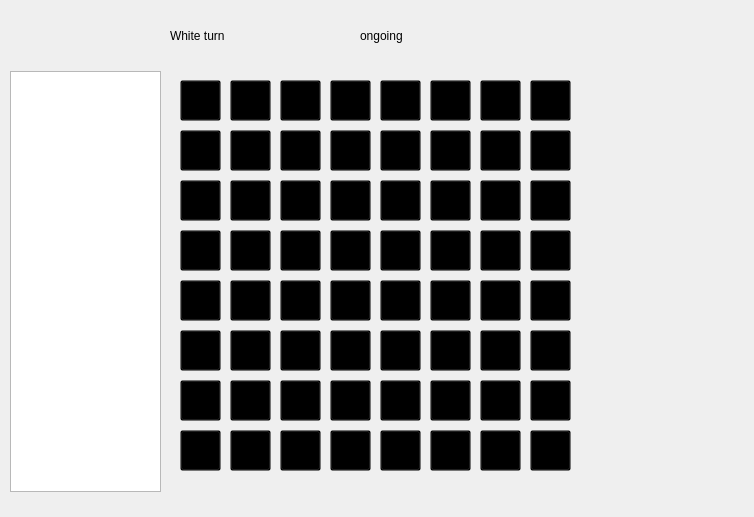
<?xml version="1.0" encoding="UTF-8"?>
<ui version="4.0">
 <class>Board2</class>
 <widget class="QWidget" name="Board2">
  <property name="geometry">
   <rect>
    <x>0</x>
    <y>0</y>
    <width>754</width>
    <height>517</height>
   </rect>
  </property>
  <property name="windowTitle">
   <string>Form</string>
  </property>
  <widget class="QLabel" name="Background">
   <property name="geometry">
    <rect>
     <x>-10</x>
     <y>0</y>
     <width>761</width>
     <height>541</height>
    </rect>
   </property>
   <property name="text">
    <string/>
   </property>
  </widget>
  <widget class="QTextBrowser" name="textBrowser">
   <property name="geometry">
    <rect>
     <x>10</x>
     <y>71</y>
     <width>151</width>
     <height>421</height>
    </rect>
   </property>
  </widget>
  <widget class="QLabel" name="board">
   <property name="geometry">
    <rect>
     <x>160</x>
     <y>69</y>
     <width>421</width>
     <height>421</height>
    </rect>
   </property>
   <property name="text">
    <string/>
   </property>
  </widget>
  <widget class="QLabel" name="label">
   <property name="geometry">
    <rect>
     <x>170</x>
     <y>20</y>
     <width>151</width>
     <height>31</height>
    </rect>
   </property>
   <property name="text">
    <string>White turn</string>
   </property>
  </widget>
  <widget class="QLabel" name="label2">
   <property name="geometry">
    <rect>
     <x>360</x>
     <y>20</y>
     <width>151</width>
     <height>31</height>
    </rect>
   </property>
   <property name="text">
    <string>ongoing</string>
   </property>
  </widget>
  <widget class="QPushButton" name="B6">
   <property name="geometry">
    <rect>
     <x>230</x>
     <y>180</y>
     <width>41</width>
     <height>41</height>
    </rect>
   </property>
   <property name="styleSheet">
    <string notr="true">background: transparent;</string>
   </property>
   <property name="text">
    <string/>
   </property>
  </widget>
  <widget class="QPushButton" name="D2">
   <property name="geometry">
    <rect>
     <x>330</x>
     <y>380</y>
     <width>41</width>
     <height>41</height>
    </rect>
   </property>
   <property name="styleSheet">
    <string notr="true">background: transparent;</string>
   </property>
   <property name="text">
    <string/>
   </property>
  </widget>
  <widget class="QPushButton" name="E1">
   <property name="geometry">
    <rect>
     <x>380</x>
     <y>430</y>
     <width>41</width>
     <height>41</height>
    </rect>
   </property>
   <property name="styleSheet">
    <string notr="true">background: transparent;</string>
   </property>
   <property name="text">
    <string/>
   </property>
  </widget>
  <widget class="QPushButton" name="A4">
   <property name="geometry">
    <rect>
     <x>180</x>
     <y>280</y>
     <width>41</width>
     <height>41</height>
    </rect>
   </property>
   <property name="styleSheet">
    <string notr="true">background: transparent;</string>
   </property>
   <property name="text">
    <string/>
   </property>
  </widget>
  <widget class="QPushButton" name="D6">
   <property name="geometry">
    <rect>
     <x>330</x>
     <y>180</y>
     <width>41</width>
     <height>41</height>
    </rect>
   </property>
   <property name="styleSheet">
    <string notr="true">background: transparent;</string>
   </property>
   <property name="text">
    <string/>
   </property>
  </widget>
  <widget class="QPushButton" name="A5">
   <property name="geometry">
    <rect>
     <x>180</x>
     <y>230</y>
     <width>41</width>
     <height>41</height>
    </rect>
   </property>
   <property name="styleSheet">
    <string notr="true">background: transparent;</string>
   </property>
   <property name="text">
    <string/>
   </property>
  </widget>
  <widget class="QPushButton" name="E4">
   <property name="geometry">
    <rect>
     <x>380</x>
     <y>280</y>
     <width>41</width>
     <height>41</height>
    </rect>
   </property>
   <property name="styleSheet">
    <string notr="true">background: transparent;</string>
   </property>
   <property name="text">
    <string/>
   </property>
  </widget>
  <widget class="QPushButton" name="C3">
   <property name="geometry">
    <rect>
     <x>280</x>
     <y>330</y>
     <width>41</width>
     <height>41</height>
    </rect>
   </property>
   <property name="styleSheet">
    <string notr="true">background: transparent;</string>
   </property>
   <property name="text">
    <string/>
   </property>
  </widget>
  <widget class="QPushButton" name="G1">
   <property name="geometry">
    <rect>
     <x>480</x>
     <y>430</y>
     <width>41</width>
     <height>41</height>
    </rect>
   </property>
   <property name="styleSheet">
    <string notr="true">background: transparent;</string>
   </property>
   <property name="text">
    <string/>
   </property>
  </widget>
  <widget class="QPushButton" name="G4">
   <property name="geometry">
    <rect>
     <x>480</x>
     <y>280</y>
     <width>41</width>
     <height>41</height>
    </rect>
   </property>
   <property name="styleSheet">
    <string notr="true">background: transparent;</string>
   </property>
   <property name="text">
    <string/>
   </property>
  </widget>
  <widget class="QPushButton" name="H3">
   <property name="geometry">
    <rect>
     <x>530</x>
     <y>330</y>
     <width>41</width>
     <height>41</height>
    </rect>
   </property>
   <property name="styleSheet">
    <string notr="true">background: transparent;</string>
   </property>
   <property name="text">
    <string/>
   </property>
  </widget>
  <widget class="QPushButton" name="H2">
   <property name="geometry">
    <rect>
     <x>530</x>
     <y>380</y>
     <width>41</width>
     <height>41</height>
    </rect>
   </property>
   <property name="styleSheet">
    <string notr="true">background: transparent;</string>
   </property>
   <property name="text">
    <string/>
   </property>
  </widget>
  <widget class="QPushButton" name="G8">
   <property name="geometry">
    <rect>
     <x>480</x>
     <y>80</y>
     <width>41</width>
     <height>41</height>
    </rect>
   </property>
   <property name="styleSheet">
    <string notr="true">background: transparent;</string>
   </property>
   <property name="text">
    <string/>
   </property>
  </widget>
  <widget class="QPushButton" name="F8">
   <property name="geometry">
    <rect>
     <x>430</x>
     <y>80</y>
     <width>41</width>
     <height>41</height>
    </rect>
   </property>
   <property name="styleSheet">
    <string notr="true">background: transparent;</string>
   </property>
   <property name="text">
    <string/>
   </property>
  </widget>
  <widget class="QPushButton" name="A6">
   <property name="geometry">
    <rect>
     <x>180</x>
     <y>180</y>
     <width>41</width>
     <height>41</height>
    </rect>
   </property>
   <property name="styleSheet">
    <string notr="true">background: transparent;</string>
   </property>
   <property name="text">
    <string/>
   </property>
  </widget>
  <widget class="QPushButton" name="C5">
   <property name="geometry">
    <rect>
     <x>280</x>
     <y>230</y>
     <width>41</width>
     <height>41</height>
    </rect>
   </property>
   <property name="styleSheet">
    <string notr="true">background: transparent;</string>
   </property>
   <property name="text">
    <string/>
   </property>
  </widget>
  <widget class="QPushButton" name="F5">
   <property name="geometry">
    <rect>
     <x>430</x>
     <y>230</y>
     <width>41</width>
     <height>41</height>
    </rect>
   </property>
   <property name="styleSheet">
    <string notr="true">background: transparent;</string>
   </property>
   <property name="text">
    <string/>
   </property>
  </widget>
  <widget class="QPushButton" name="A1">
   <property name="geometry">
    <rect>
     <x>180</x>
     <y>430</y>
     <width>41</width>
     <height>41</height>
    </rect>
   </property>
   <property name="styleSheet">
    <string notr="true">background: transparent;</string>
   </property>
   <property name="text">
    <string/>
   </property>
  </widget>
  <widget class="QPushButton" name="A7">
   <property name="geometry">
    <rect>
     <x>180</x>
     <y>130</y>
     <width>41</width>
     <height>41</height>
    </rect>
   </property>
   <property name="styleSheet">
    <string notr="true">background: transparent;</string>
   </property>
   <property name="text">
    <string/>
   </property>
  </widget>
  <widget class="QPushButton" name="G3">
   <property name="geometry">
    <rect>
     <x>480</x>
     <y>330</y>
     <width>41</width>
     <height>41</height>
    </rect>
   </property>
   <property name="styleSheet">
    <string notr="true">background: transparent;</string>
   </property>
   <property name="text">
    <string/>
   </property>
  </widget>
  <widget class="QPushButton" name="E6">
   <property name="geometry">
    <rect>
     <x>380</x>
     <y>180</y>
     <width>41</width>
     <height>41</height>
    </rect>
   </property>
   <property name="styleSheet">
    <string notr="true">background: transparent;</string>
   </property>
   <property name="text">
    <string/>
   </property>
  </widget>
  <widget class="QPushButton" name="D4">
   <property name="geometry">
    <rect>
     <x>330</x>
     <y>280</y>
     <width>41</width>
     <height>41</height>
    </rect>
   </property>
   <property name="styleSheet">
    <string notr="true">background: transparent;</string>
   </property>
   <property name="text">
    <string/>
   </property>
  </widget>
  <widget class="QPushButton" name="F1">
   <property name="geometry">
    <rect>
     <x>430</x>
     <y>430</y>
     <width>41</width>
     <height>41</height>
    </rect>
   </property>
   <property name="styleSheet">
    <string notr="true">background: transparent;</string>
   </property>
   <property name="text">
    <string/>
   </property>
  </widget>
  <widget class="QPushButton" name="F6">
   <property name="geometry">
    <rect>
     <x>430</x>
     <y>180</y>
     <width>41</width>
     <height>41</height>
    </rect>
   </property>
   <property name="styleSheet">
    <string notr="true">background: transparent;</string>
   </property>
   <property name="text">
    <string/>
   </property>
  </widget>
  <widget class="QPushButton" name="G2">
   <property name="geometry">
    <rect>
     <x>480</x>
     <y>380</y>
     <width>41</width>
     <height>41</height>
    </rect>
   </property>
   <property name="styleSheet">
    <string notr="true">background: transparent;</string>
   </property>
   <property name="text">
    <string/>
   </property>
  </widget>
  <widget class="QPushButton" name="H5">
   <property name="geometry">
    <rect>
     <x>530</x>
     <y>230</y>
     <width>41</width>
     <height>41</height>
    </rect>
   </property>
   <property name="styleSheet">
    <string notr="true">background: transparent;</string>
   </property>
   <property name="text">
    <string/>
   </property>
  </widget>
  <widget class="QPushButton" name="H7">
   <property name="geometry">
    <rect>
     <x>530</x>
     <y>130</y>
     <width>41</width>
     <height>41</height>
    </rect>
   </property>
   <property name="styleSheet">
    <string notr="true">background: transparent;</string>
   </property>
   <property name="text">
    <string/>
   </property>
  </widget>
  <widget class="QPushButton" name="C4">
   <property name="geometry">
    <rect>
     <x>280</x>
     <y>280</y>
     <width>41</width>
     <height>41</height>
    </rect>
   </property>
   <property name="styleSheet">
    <string notr="true">background: transparent;</string>
   </property>
   <property name="text">
    <string/>
   </property>
  </widget>
  <widget class="QPushButton" name="A3">
   <property name="geometry">
    <rect>
     <x>180</x>
     <y>330</y>
     <width>41</width>
     <height>41</height>
    </rect>
   </property>
   <property name="styleSheet">
    <string notr="true">background: transparent;</string>
   </property>
   <property name="text">
    <string/>
   </property>
  </widget>
  <widget class="QPushButton" name="E3">
   <property name="geometry">
    <rect>
     <x>380</x>
     <y>330</y>
     <width>41</width>
     <height>41</height>
    </rect>
   </property>
   <property name="styleSheet">
    <string notr="true">background: transparent;</string>
   </property>
   <property name="text">
    <string/>
   </property>
  </widget>
  <widget class="QPushButton" name="B3">
   <property name="geometry">
    <rect>
     <x>230</x>
     <y>330</y>
     <width>41</width>
     <height>41</height>
    </rect>
   </property>
   <property name="styleSheet">
    <string notr="true">background: transparent;</string>
   </property>
   <property name="text">
    <string/>
   </property>
  </widget>
  <widget class="QPushButton" name="C2">
   <property name="geometry">
    <rect>
     <x>280</x>
     <y>380</y>
     <width>41</width>
     <height>41</height>
    </rect>
   </property>
   <property name="styleSheet">
    <string notr="true">background: transparent;</string>
   </property>
   <property name="text">
    <string/>
   </property>
  </widget>
  <widget class="QPushButton" name="C8">
   <property name="geometry">
    <rect>
     <x>280</x>
     <y>80</y>
     <width>41</width>
     <height>41</height>
    </rect>
   </property>
   <property name="styleSheet">
    <string notr="true">background: transparent;</string>
   </property>
   <property name="text">
    <string/>
   </property>
  </widget>
  <widget class="QPushButton" name="F4">
   <property name="geometry">
    <rect>
     <x>430</x>
     <y>280</y>
     <width>41</width>
     <height>41</height>
    </rect>
   </property>
   <property name="styleSheet">
    <string notr="true">background: transparent;</string>
   </property>
   <property name="text">
    <string/>
   </property>
  </widget>
  <widget class="QPushButton" name="D5">
   <property name="geometry">
    <rect>
     <x>330</x>
     <y>230</y>
     <width>41</width>
     <height>41</height>
    </rect>
   </property>
   <property name="styleSheet">
    <string notr="true">background: transparent;</string>
   </property>
   <property name="text">
    <string/>
   </property>
  </widget>
  <widget class="QPushButton" name="C1">
   <property name="geometry">
    <rect>
     <x>280</x>
     <y>430</y>
     <width>41</width>
     <height>41</height>
    </rect>
   </property>
   <property name="styleSheet">
    <string notr="true">background: transparent;</string>
   </property>
   <property name="text">
    <string/>
   </property>
  </widget>
  <widget class="QPushButton" name="E7">
   <property name="geometry">
    <rect>
     <x>380</x>
     <y>130</y>
     <width>41</width>
     <height>41</height>
    </rect>
   </property>
   <property name="styleSheet">
    <string notr="true">background: transparent;</string>
   </property>
   <property name="text">
    <string/>
   </property>
  </widget>
  <widget class="QPushButton" name="D7">
   <property name="geometry">
    <rect>
     <x>330</x>
     <y>130</y>
     <width>41</width>
     <height>41</height>
    </rect>
   </property>
   <property name="styleSheet">
    <string notr="true">background: transparent;</string>
   </property>
   <property name="text">
    <string/>
   </property>
  </widget>
  <widget class="QPushButton" name="H6">
   <property name="geometry">
    <rect>
     <x>530</x>
     <y>180</y>
     <width>41</width>
     <height>41</height>
    </rect>
   </property>
   <property name="styleSheet">
    <string notr="true">background: transparent;</string>
   </property>
   <property name="text">
    <string/>
   </property>
  </widget>
  <widget class="QPushButton" name="B8">
   <property name="geometry">
    <rect>
     <x>230</x>
     <y>80</y>
     <width>41</width>
     <height>41</height>
    </rect>
   </property>
   <property name="styleSheet">
    <string notr="true">background: transparent;</string>
   </property>
   <property name="text">
    <string/>
   </property>
  </widget>
  <widget class="QPushButton" name="E5">
   <property name="geometry">
    <rect>
     <x>380</x>
     <y>230</y>
     <width>41</width>
     <height>41</height>
    </rect>
   </property>
   <property name="styleSheet">
    <string notr="true">background: transparent;</string>
   </property>
   <property name="text">
    <string/>
   </property>
  </widget>
  <widget class="QPushButton" name="B4">
   <property name="geometry">
    <rect>
     <x>230</x>
     <y>280</y>
     <width>41</width>
     <height>41</height>
    </rect>
   </property>
   <property name="styleSheet">
    <string notr="true">background: transparent;</string>
   </property>
   <property name="text">
    <string/>
   </property>
  </widget>
  <widget class="QPushButton" name="H4">
   <property name="geometry">
    <rect>
     <x>530</x>
     <y>280</y>
     <width>41</width>
     <height>41</height>
    </rect>
   </property>
   <property name="styleSheet">
    <string notr="true">background: transparent;</string>
   </property>
   <property name="text">
    <string/>
   </property>
  </widget>
  <widget class="QPushButton" name="H1">
   <property name="geometry">
    <rect>
     <x>530</x>
     <y>430</y>
     <width>41</width>
     <height>41</height>
    </rect>
   </property>
   <property name="styleSheet">
    <string notr="true">background: transparent;</string>
   </property>
   <property name="text">
    <string/>
   </property>
  </widget>
  <widget class="QPushButton" name="G7">
   <property name="geometry">
    <rect>
     <x>480</x>
     <y>130</y>
     <width>41</width>
     <height>41</height>
    </rect>
   </property>
   <property name="styleSheet">
    <string notr="true">background: transparent;</string>
   </property>
   <property name="text">
    <string/>
   </property>
  </widget>
  <widget class="QPushButton" name="B7">
   <property name="geometry">
    <rect>
     <x>230</x>
     <y>130</y>
     <width>41</width>
     <height>41</height>
    </rect>
   </property>
   <property name="styleSheet">
    <string notr="true">background: transparent;</string>
   </property>
   <property name="text">
    <string/>
   </property>
  </widget>
  <widget class="QPushButton" name="F7">
   <property name="geometry">
    <rect>
     <x>430</x>
     <y>130</y>
     <width>41</width>
     <height>41</height>
    </rect>
   </property>
   <property name="styleSheet">
    <string notr="true">background: transparent;</string>
   </property>
   <property name="text">
    <string/>
   </property>
  </widget>
  <widget class="QPushButton" name="G6">
   <property name="geometry">
    <rect>
     <x>480</x>
     <y>180</y>
     <width>41</width>
     <height>41</height>
    </rect>
   </property>
   <property name="styleSheet">
    <string notr="true">background: transparent;</string>
   </property>
   <property name="text">
    <string/>
   </property>
  </widget>
  <widget class="QPushButton" name="D1">
   <property name="geometry">
    <rect>
     <x>330</x>
     <y>430</y>
     <width>41</width>
     <height>41</height>
    </rect>
   </property>
   <property name="styleSheet">
    <string notr="true">background: transparent;</string>
   </property>
   <property name="text">
    <string/>
   </property>
  </widget>
  <widget class="QPushButton" name="H8">
   <property name="geometry">
    <rect>
     <x>530</x>
     <y>80</y>
     <width>41</width>
     <height>41</height>
    </rect>
   </property>
   <property name="styleSheet">
    <string notr="true">background: transparent;</string>
   </property>
   <property name="text">
    <string/>
   </property>
  </widget>
  <widget class="QPushButton" name="D8">
   <property name="geometry">
    <rect>
     <x>330</x>
     <y>80</y>
     <width>41</width>
     <height>41</height>
    </rect>
   </property>
   <property name="styleSheet">
    <string notr="true">background: transparent;</string>
   </property>
   <property name="text">
    <string/>
   </property>
  </widget>
  <widget class="QPushButton" name="B1">
   <property name="geometry">
    <rect>
     <x>230</x>
     <y>430</y>
     <width>41</width>
     <height>41</height>
    </rect>
   </property>
   <property name="styleSheet">
    <string notr="true">background: transparent;</string>
   </property>
   <property name="text">
    <string/>
   </property>
  </widget>
  <widget class="QPushButton" name="A8">
   <property name="geometry">
    <rect>
     <x>180</x>
     <y>80</y>
     <width>41</width>
     <height>41</height>
    </rect>
   </property>
   <property name="styleSheet">
    <string notr="true">background: transparent;</string>
   </property>
   <property name="text">
    <string/>
   </property>
  </widget>
  <widget class="QPushButton" name="C7">
   <property name="geometry">
    <rect>
     <x>280</x>
     <y>130</y>
     <width>41</width>
     <height>41</height>
    </rect>
   </property>
   <property name="styleSheet">
    <string notr="true">background: transparent;</string>
   </property>
   <property name="text">
    <string/>
   </property>
  </widget>
  <widget class="QPushButton" name="F2">
   <property name="geometry">
    <rect>
     <x>430</x>
     <y>380</y>
     <width>41</width>
     <height>41</height>
    </rect>
   </property>
   <property name="styleSheet">
    <string notr="true">background: transparent;</string>
   </property>
   <property name="text">
    <string/>
   </property>
  </widget>
  <widget class="QPushButton" name="E2">
   <property name="geometry">
    <rect>
     <x>380</x>
     <y>380</y>
     <width>41</width>
     <height>41</height>
    </rect>
   </property>
   <property name="styleSheet">
    <string notr="true">background: transparent;</string>
   </property>
   <property name="text">
    <string/>
   </property>
  </widget>
  <widget class="QPushButton" name="C6">
   <property name="geometry">
    <rect>
     <x>280</x>
     <y>180</y>
     <width>41</width>
     <height>41</height>
    </rect>
   </property>
   <property name="styleSheet">
    <string notr="true">background: transparent;</string>
   </property>
   <property name="text">
    <string/>
   </property>
  </widget>
  <widget class="QPushButton" name="G5">
   <property name="geometry">
    <rect>
     <x>480</x>
     <y>230</y>
     <width>41</width>
     <height>41</height>
    </rect>
   </property>
   <property name="styleSheet">
    <string notr="true">background: transparent;</string>
   </property>
   <property name="text">
    <string/>
   </property>
  </widget>
  <widget class="QPushButton" name="A2">
   <property name="geometry">
    <rect>
     <x>180</x>
     <y>380</y>
     <width>41</width>
     <height>41</height>
    </rect>
   </property>
   <property name="styleSheet">
    <string notr="true">background: transparent;</string>
   </property>
   <property name="text">
    <string/>
   </property>
  </widget>
  <widget class="QPushButton" name="B2">
   <property name="geometry">
    <rect>
     <x>230</x>
     <y>380</y>
     <width>41</width>
     <height>41</height>
    </rect>
   </property>
   <property name="styleSheet">
    <string notr="true">background: transparent;</string>
   </property>
   <property name="text">
    <string/>
   </property>
  </widget>
  <widget class="QPushButton" name="B5">
   <property name="geometry">
    <rect>
     <x>230</x>
     <y>230</y>
     <width>41</width>
     <height>41</height>
    </rect>
   </property>
   <property name="styleSheet">
    <string notr="true">background: transparent;</string>
   </property>
   <property name="text">
    <string/>
   </property>
  </widget>
  <widget class="QPushButton" name="E8">
   <property name="geometry">
    <rect>
     <x>380</x>
     <y>80</y>
     <width>41</width>
     <height>41</height>
    </rect>
   </property>
   <property name="styleSheet">
    <string notr="true">background: transparent;</string>
   </property>
   <property name="text">
    <string/>
   </property>
  </widget>
  <widget class="QPushButton" name="D3">
   <property name="geometry">
    <rect>
     <x>330</x>
     <y>330</y>
     <width>41</width>
     <height>41</height>
    </rect>
   </property>
   <property name="styleSheet">
    <string notr="true">background: transparent;</string>
   </property>
   <property name="text">
    <string/>
   </property>
  </widget>
  <widget class="QPushButton" name="F3">
   <property name="geometry">
    <rect>
     <x>430</x>
     <y>330</y>
     <width>41</width>
     <height>41</height>
    </rect>
   </property>
   <property name="styleSheet">
    <string notr="true">background: transparent;</string>
   </property>
   <property name="text">
    <string/>
   </property>
  </widget>
 </widget>
 <resources/>
 <connections/>
</ui>
